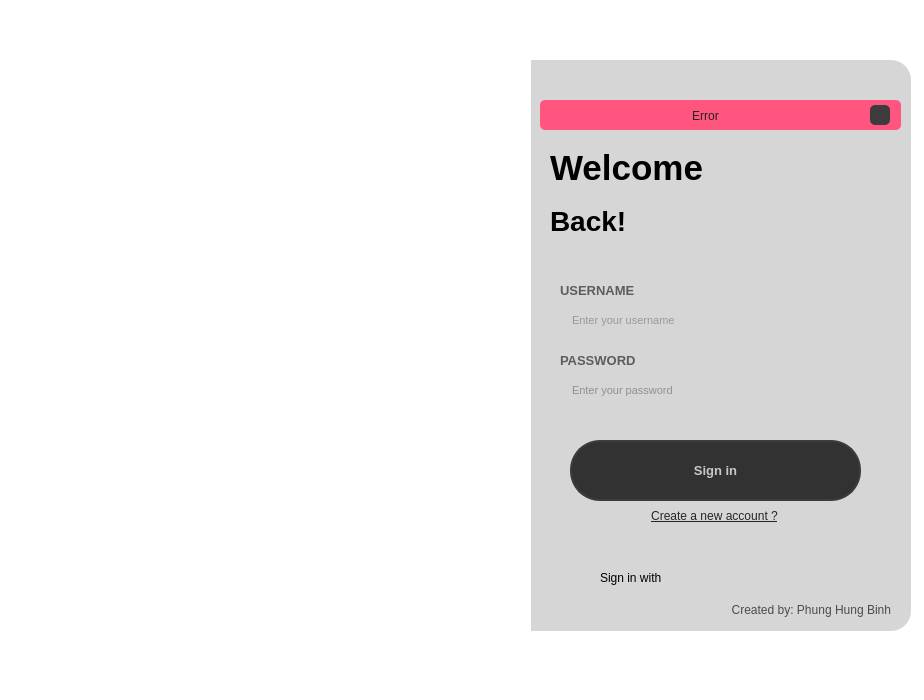
<?xml version="1.0" encoding="UTF-8"?>
<ui version="4.0">
 <class>MainWindow</class>
 <widget class="QMainWindow" name="MainWindow">
  <property name="geometry">
   <rect>
    <x>0</x>
    <y>0</y>
    <width>924</width>
    <height>700</height>
   </rect>
  </property>
  <property name="minimumSize">
   <size>
    <width>500</width>
    <height>700</height>
   </size>
  </property>
  <property name="font">
   <font>
    <family>Segoe UI</family>
    <pointsize>10</pointsize>
   </font>
  </property>
  <property name="windowTitle">
   <string>Login</string>
  </property>
  <property name="windowIcon">
   <iconset resource="../GUI Designer Source/Login_PyQt5/file_rc.qrc">
    <normaloff>:/Icon/Images/Icon.ico</normaloff>:/Icon/Images/Icon.ico</iconset>
  </property>
  <property name="styleSheet">
   <string notr="true">color: rgb(200, 200, 200);
background-color: rgb(10, 10, 10);</string>
  </property>
  <widget class="QWidget" name="centralwidget">
   <property name="styleSheet">
    <string notr="true">background-color: rgb(255, 255, 255);</string>
   </property>
   <layout class="QVBoxLayout" name="verticalLayout">
    <property name="spacing">
     <number>0</number>
    </property>
    <property name="leftMargin">
     <number>0</number>
    </property>
    <property name="topMargin">
     <number>0</number>
    </property>
    <property name="rightMargin">
     <number>0</number>
    </property>
    <property name="bottomMargin">
     <number>0</number>
    </property>
    <item>
     <widget class="QFrame" name="content">
      <property name="maximumSize">
       <size>
        <width>16777215</width>
        <height>600</height>
       </size>
      </property>
      <property name="styleSheet">
       <string notr="true"/>
      </property>
      <property name="frameShape">
       <enum>QFrame::NoFrame</enum>
      </property>
      <property name="frameShadow">
       <enum>QFrame::Raised</enum>
      </property>
      <widget class="QFrame" name="login_area">
       <property name="geometry">
        <rect>
         <x>530</x>
         <y>10</y>
         <width>381</width>
         <height>571</height>
        </rect>
       </property>
       <property name="maximumSize">
        <size>
         <width>450</width>
         <height>660</height>
        </size>
       </property>
       <property name="styleSheet">
        <string notr="true">border-top-right-radius: 20px;
border-bottom-right-radius: 20px;
background-color: rgb(214, 214, 214);</string>
       </property>
       <property name="frameShape">
        <enum>QFrame::NoFrame</enum>
       </property>
       <property name="frameShadow">
        <enum>QFrame::Raised</enum>
       </property>
       <widget class="QLabel" name="label_credits">
        <property name="geometry">
         <rect>
          <x>10</x>
          <y>540</y>
          <width>351</width>
          <height>20</height>
         </rect>
        </property>
        <property name="font">
         <font>
          <family>Segoe UI</family>
         </font>
        </property>
        <property name="styleSheet">
         <string notr="true">color: rgb(75, 75, 75);</string>
        </property>
        <property name="text">
         <string>Created by: Phung Hung Binh</string>
        </property>
        <property name="alignment">
         <set>Qt::AlignRight|Qt::AlignTrailing|Qt::AlignVCenter</set>
        </property>
       </widget>
       <widget class="QStackedWidget" name="stackedWidget">
        <property name="geometry">
         <rect>
          <x>0</x>
          <y>80</y>
          <width>361</width>
          <height>461</height>
         </rect>
        </property>
        <property name="currentIndex">
         <number>1</number>
        </property>
        <widget class="QWidget" name="Sign_up">
         <widget class="QLabel" name="label">
          <property name="geometry">
           <rect>
            <x>20</x>
            <y>0</y>
            <width>161</width>
            <height>51</height>
           </rect>
          </property>
          <property name="font">
           <font>
            <family>Segoe UI</family>
            <pointsize>23</pointsize>
            <weight>75</weight>
            <bold>true</bold>
           </font>
          </property>
          <property name="styleSheet">
           <string notr="true">color: rgb(0, 0, 0);</string>
          </property>
          <property name="text">
           <string>Sign Up</string>
          </property>
          <property name="alignment">
           <set>Qt::AlignLeading|Qt::AlignLeft|Qt::AlignTop</set>
          </property>
         </widget>
         <widget class="QPushButton" name="pushButton_login">
          <property name="geometry">
           <rect>
            <x>40</x>
            <y>320</y>
            <width>291</width>
            <height>61</height>
           </rect>
          </property>
          <property name="font">
           <font>
            <family>Segoe UI</family>
            <pointsize>10</pointsize>
            <weight>75</weight>
            <bold>true</bold>
           </font>
          </property>
          <property name="styleSheet">
           <string notr="true">QPushButton {	
	background-color: rgb(50, 50, 50);
	border: 2px solid rgb(60, 60, 60);
	border-radius: 30px;
}
QPushButton:hover {	
	background-color: rgb(60, 60, 60);
	border: 2px solid rgb(70, 70, 70);
}
QPushButton:pressed {	
	background-color: rgb(150, 150, 150);
	border: 2px solid rgb(255, 255, 255);
	color: rgb(35, 35, 35);
}</string>
          </property>
          <property name="text">
           <string>Get Stared</string>
          </property>
         </widget>
         <widget class="QLineEdit" name="lineEdit_user">
          <property name="geometry">
           <rect>
            <x>40</x>
            <y>130</y>
            <width>321</width>
            <height>41</height>
           </rect>
          </property>
          <property name="font">
           <font>
            <family>Segoe UI</family>
            <pointsize>8</pointsize>
           </font>
          </property>
          <property name="styleSheet">
           <string notr="true">QLineEdit {
	border-radius: 5px;
	background-color: transparent;	
	color: rgb(90, 90, 90);
}
QLineEdit:hover {
	background-color: rgb(241, 241, 241);
	border: 5px solid rgb(241, 241, 241);
}
QLineEdit:focus {
	border: 2px solid transparent;	
	color:rgb(0, 0, 0);
	border-bottom-color: rgb(0, 0, 0);
}</string>
          </property>
          <property name="text">
           <string/>
          </property>
          <property name="maxLength">
           <number>32</number>
          </property>
          <property name="placeholderText">
           <string>Enter your full name</string>
          </property>
         </widget>
         <widget class="QLabel" name="label_2">
          <property name="geometry">
           <rect>
            <x>20</x>
            <y>50</y>
            <width>341</width>
            <height>51</height>
           </rect>
          </property>
          <property name="styleSheet">
           <string notr="true">color: rgb(194, 194, 194);</string>
          </property>
          <property name="text">
           <string>&lt;html&gt;&lt;head/&gt;&lt;body&gt;&lt;p&gt;Direct from the best service coffee all over the world. &lt;/p&gt;&lt;p&gt;Delivered right to your door step.&lt;/p&gt;&lt;/body&gt;&lt;/html&gt;</string>
          </property>
         </widget>
         <widget class="QLabel" name="label_3">
          <property name="geometry">
           <rect>
            <x>30</x>
            <y>110</y>
            <width>161</width>
            <height>21</height>
           </rect>
          </property>
          <property name="font">
           <font>
            <family>Segoe UI</family>
            <pointsize>10</pointsize>
            <weight>75</weight>
            <bold>true</bold>
           </font>
          </property>
          <property name="styleSheet">
           <string notr="true">color: rgb(93, 93, 93);</string>
          </property>
          <property name="text">
           <string>FULL NAME</string>
          </property>
         </widget>
         <widget class="QLineEdit" name="lineEdit_user_3">
          <property name="geometry">
           <rect>
            <x>40</x>
            <y>200</y>
            <width>321</width>
            <height>41</height>
           </rect>
          </property>
          <property name="font">
           <font>
            <family>Segoe UI</family>
            <pointsize>8</pointsize>
           </font>
          </property>
          <property name="styleSheet">
           <string notr="true">QLineEdit {
	border-radius: 5px;
	background-color: transparent;	
	color: rgb(74, 74, 74);
}
QLineEdit:hover {
	background-color: rgb(241, 241, 241);
	border: 5px solid rgb(241, 241, 241);
}
QLineEdit:focus {
	border: 2px solid transparent;	
	color:rgb(0, 0, 0);
	border-bottom-color: rgb(0, 0, 0);
}</string>
          </property>
          <property name="text">
           <string/>
          </property>
          <property name="maxLength">
           <number>32</number>
          </property>
          <property name="placeholderText">
           <string>Enter your email address</string>
          </property>
         </widget>
         <widget class="QLabel" name="label_5">
          <property name="geometry">
           <rect>
            <x>30</x>
            <y>180</y>
            <width>191</width>
            <height>21</height>
           </rect>
          </property>
          <property name="font">
           <font>
            <family>Segoe UI</family>
            <pointsize>10</pointsize>
            <weight>75</weight>
            <bold>true</bold>
           </font>
          </property>
          <property name="styleSheet">
           <string notr="true">color: rgb(93, 93, 93);</string>
          </property>
          <property name="text">
           <string>PERSONAL MAIL</string>
          </property>
         </widget>
         <widget class="QLineEdit" name="lineEdit_user_4">
          <property name="geometry">
           <rect>
            <x>40</x>
            <y>270</y>
            <width>321</width>
            <height>41</height>
           </rect>
          </property>
          <property name="font">
           <font>
            <family>Segoe UI</family>
            <pointsize>8</pointsize>
           </font>
          </property>
          <property name="styleSheet">
           <string notr="true">QLineEdit {
	border-radius: 5px;
	background-color: transparent;	
	color: rgb(74, 74, 74);
}
QLineEdit:hover {
	background-color: rgb(241, 241, 241);
	border: 5px solid rgb(241, 241, 241);
}
QLineEdit:focus {
	border: 2px solid transparent;	
	color:rgb(0, 0, 0);
	border-bottom-color: rgb(0, 0, 0);
}</string>
          </property>
          <property name="text">
           <string/>
          </property>
          <property name="maxLength">
           <number>32</number>
          </property>
          <property name="placeholderText">
           <string>Enter your phone number</string>
          </property>
         </widget>
         <widget class="QLabel" name="label_6">
          <property name="geometry">
           <rect>
            <x>30</x>
            <y>250</y>
            <width>201</width>
            <height>21</height>
           </rect>
          </property>
          <property name="font">
           <font>
            <family>Segoe UI</family>
            <pointsize>10</pointsize>
            <weight>75</weight>
            <bold>true</bold>
           </font>
          </property>
          <property name="styleSheet">
           <string notr="true">color: rgb(93, 93, 93);</string>
          </property>
          <property name="text">
           <string>PHONE NUMBER</string>
          </property>
         </widget>
         <widget class="QPushButton" name="pushButton">
          <property name="geometry">
           <rect>
            <x>150</x>
            <y>420</y>
            <width>32</width>
            <height>32</height>
           </rect>
          </property>
          <property name="styleSheet">
           <string notr="true">background-image: url(:/social icons/icons/social/facebook.png);</string>
          </property>
          <property name="text">
           <string/>
          </property>
         </widget>
         <widget class="QPushButton" name="pushButton_2">
          <property name="geometry">
           <rect>
            <x>190</x>
            <y>420</y>
            <width>32</width>
            <height>32</height>
           </rect>
          </property>
          <property name="styleSheet">
           <string notr="true">background-image: url(:/social icons/icons/social/google.png);</string>
          </property>
          <property name="text">
           <string/>
          </property>
         </widget>
         <widget class="QPushButton" name="pushButton_4">
          <property name="geometry">
           <rect>
            <x>230</x>
            <y>420</y>
            <width>32</width>
            <height>32</height>
           </rect>
          </property>
          <property name="styleSheet">
           <string notr="true">background-image: url(:/social icons/icons/social/twitter.png);</string>
          </property>
          <property name="text">
           <string/>
          </property>
         </widget>
         <widget class="QPushButton" name="pushButton_login_2">
          <property name="geometry">
           <rect>
            <x>240</x>
            <y>380</y>
            <width>51</width>
            <height>31</height>
           </rect>
          </property>
          <property name="font">
           <font>
            <family>Segoe UI</family>
            <pointsize>9</pointsize>
            <weight>75</weight>
            <bold>true</bold>
            <underline>true</underline>
           </font>
          </property>
          <property name="styleSheet">
           <string notr="true">QPushButton {	
	background-color:transparent;
	border-radius: 5px;
	color: rgb(0, 0, 0);
}
QPushButton:hover {	
	color:rgb(186, 186, 186);
}
QPushButton:pressed {	
	background-color: rgb(250, 230, 0);
	border: 2px solid rgb(255, 165, 24);	
	color: rgb(35, 35, 35);
}</string>
          </property>
          <property name="text">
           <string>Log In</string>
          </property>
         </widget>
         <widget class="QLabel" name="label_4">
          <property name="geometry">
           <rect>
            <x>95</x>
            <y>389</y>
            <width>147</width>
            <height>16</height>
           </rect>
          </property>
          <property name="styleSheet">
           <string notr="true">color: rgb(0, 0, 0);</string>
          </property>
          <property name="text">
           <string>Already have a Account ?</string>
          </property>
         </widget>
         <widget class="QPushButton" name="pushButton_6">
          <property name="geometry">
           <rect>
            <x>270</x>
            <y>420</y>
            <width>32</width>
            <height>32</height>
           </rect>
          </property>
          <property name="styleSheet">
           <string notr="true">background-image: url(:/social icons/icons/social/instagram.png);</string>
          </property>
          <property name="text">
           <string/>
          </property>
         </widget>
         <widget class="QLabel" name="label_7">
          <property name="geometry">
           <rect>
            <x>60</x>
            <y>430</y>
            <width>71</width>
            <height>16</height>
           </rect>
          </property>
          <property name="styleSheet">
           <string notr="true">color: rgb(0, 0, 0);</string>
          </property>
          <property name="text">
           <string>Sign up with</string>
          </property>
         </widget>
        </widget>
        <widget class="QWidget" name="Sign_in">
         <widget class="QLabel" name="label_12">
          <property name="geometry">
           <rect>
            <x>30</x>
            <y>210</y>
            <width>191</width>
            <height>21</height>
           </rect>
          </property>
          <property name="font">
           <font>
            <family>Segoe UI</family>
            <pointsize>10</pointsize>
            <weight>75</weight>
            <bold>true</bold>
           </font>
          </property>
          <property name="styleSheet">
           <string notr="true">color: rgb(93, 93, 93);</string>
          </property>
          <property name="text">
           <string>PASSWORD</string>
          </property>
         </widget>
         <widget class="QLineEdit" name="lineEdit_user_6">
          <property name="geometry">
           <rect>
            <x>40</x>
            <y>160</y>
            <width>371</width>
            <height>41</height>
           </rect>
          </property>
          <property name="font">
           <font>
            <family>Segoe UI</family>
            <pointsize>8</pointsize>
           </font>
          </property>
          <property name="styleSheet">
           <string notr="true">QLineEdit {
	border-radius: 5px;
	background-color: transparent;	
	color: rgb(90, 90, 90);
}
QLineEdit:hover {
	background-color: rgb(241, 241, 241);
	border: 5px solid rgb(241, 241, 241);
}
QLineEdit:focus {
	border: 2px solid transparent;	
	color:rgb(0, 0, 0);
	border-bottom-color: rgb(0, 0, 0);
}</string>
          </property>
          <property name="text">
           <string/>
          </property>
          <property name="maxLength">
           <number>32</number>
          </property>
          <property name="placeholderText">
           <string>Enter your username</string>
          </property>
         </widget>
         <widget class="QLabel" name="label_14">
          <property name="geometry">
           <rect>
            <x>30</x>
            <y>140</y>
            <width>161</width>
            <height>21</height>
           </rect>
          </property>
          <property name="font">
           <font>
            <family>Segoe UI</family>
            <pointsize>10</pointsize>
            <weight>75</weight>
            <bold>true</bold>
           </font>
          </property>
          <property name="styleSheet">
           <string notr="true">color: rgb(93, 93, 93);</string>
          </property>
          <property name="text">
           <string>USERNAME</string>
          </property>
         </widget>
         <widget class="QLabel" name="label_15">
          <property name="geometry">
           <rect>
            <x>20</x>
            <y>8</y>
            <width>221</width>
            <height>51</height>
           </rect>
          </property>
          <property name="font">
           <font>
            <family>Segoe UI</family>
            <pointsize>26</pointsize>
            <weight>75</weight>
            <bold>true</bold>
           </font>
          </property>
          <property name="styleSheet">
           <string notr="true">color: rgb(0, 0, 0);</string>
          </property>
          <property name="text">
           <string>Welcome</string>
          </property>
          <property name="alignment">
           <set>Qt::AlignLeading|Qt::AlignLeft|Qt::AlignTop</set>
          </property>
         </widget>
         <widget class="QLineEdit" name="lineEdit_user_7">
          <property name="geometry">
           <rect>
            <x>40</x>
            <y>230</y>
            <width>371</width>
            <height>41</height>
           </rect>
          </property>
          <property name="font">
           <font>
            <family>Segoe UI</family>
            <pointsize>8</pointsize>
           </font>
          </property>
          <property name="styleSheet">
           <string notr="true">QLineEdit {
	border-radius: 5px;
	background-color: transparent;	
	color: rgb(74, 74, 74);
}
QLineEdit:hover {
	background-color: rgb(241, 241, 241);
	border: 5px solid rgb(241, 241, 241);
}
QLineEdit:focus {
	border: 2px solid transparent;	
	color:rgb(0, 0, 0);
	border-bottom-color: rgb(0, 0, 0);
}</string>
          </property>
          <property name="text">
           <string/>
          </property>
          <property name="maxLength">
           <number>32</number>
          </property>
          <property name="placeholderText">
           <string>Enter your password</string>
          </property>
         </widget>
         <widget class="QLabel" name="label_16">
          <property name="geometry">
           <rect>
            <x>20</x>
            <y>60</y>
            <width>191</width>
            <height>41</height>
           </rect>
          </property>
          <property name="font">
           <font>
            <family>Segoe UI</family>
            <pointsize>21</pointsize>
            <weight>75</weight>
            <bold>true</bold>
           </font>
          </property>
          <property name="styleSheet">
           <string notr="true">color: rgb(0, 0, 0);</string>
          </property>
          <property name="text">
           <string>Back!</string>
          </property>
          <property name="alignment">
           <set>Qt::AlignLeading|Qt::AlignLeft|Qt::AlignVCenter</set>
          </property>
         </widget>
         <widget class="QPushButton" name="pushButton_login_3">
          <property name="geometry">
           <rect>
            <x>40</x>
            <y>300</y>
            <width>291</width>
            <height>61</height>
           </rect>
          </property>
          <property name="font">
           <font>
            <family>Segoe UI</family>
            <pointsize>10</pointsize>
            <weight>75</weight>
            <bold>true</bold>
           </font>
          </property>
          <property name="styleSheet">
           <string notr="true">QPushButton {	
	background-color: rgb(50, 50, 50);
	border: 2px solid rgb(60, 60, 60);
	border-radius: 30px;
}
QPushButton:hover {	
	background-color: rgb(60, 60, 60);
	border: 2px solid rgb(70, 70, 70);
}
QPushButton:pressed {	
	background-color: rgb(150, 150, 150);
	border: 2px solid rgb(255, 255, 255);
	color: rgb(35, 35, 35);
}</string>
          </property>
          <property name="text">
           <string>Sign in</string>
          </property>
         </widget>
         <widget class="QPushButton" name="pushButton_login_5">
          <property name="geometry">
           <rect>
            <x>69</x>
            <y>365</y>
            <width>231</width>
            <height>21</height>
           </rect>
          </property>
          <property name="font">
           <font>
            <family>Segoe UI</family>
            <pointsize>9</pointsize>
            <weight>50</weight>
            <bold>false</bold>
            <underline>true</underline>
           </font>
          </property>
          <property name="styleSheet">
           <string notr="true">QPushButton {	
	background-color:transparent;
	border-radius: 5px;
	color: rgb(38, 38, 38);
}
QPushButton:hover {	
	color:rgb(186, 186, 186);
}
QPushButton:pressed {	
	background-color: rgb(250, 230, 0);
	border: 2px solid rgb(255, 165, 24);	
	color: rgb(35, 35, 35);
}</string>
          </property>
          <property name="text">
           <string>Create a new account ?</string>
          </property>
         </widget>
         <widget class="QPushButton" name="pushButton_login_4">
          <property name="geometry">
           <rect>
            <x>140</x>
            <y>510</y>
            <width>161</width>
            <height>31</height>
           </rect>
          </property>
          <property name="font">
           <font>
            <family>Segoe UI</family>
            <pointsize>10</pointsize>
            <weight>75</weight>
            <bold>true</bold>
            <underline>false</underline>
           </font>
          </property>
          <property name="styleSheet">
           <string notr="true">QPushButton {	
	background-color:transparent;
	border-radius: 5px;
	color: rgb(139, 139, 139);
}
QPushButton:hover {	
	color:rgb(186, 186, 186);
}
QPushButton:pressed {	
	background-color: rgb(250, 230, 0);
	border: 2px solid rgb(255, 165, 24);	
	color: rgb(35, 35, 35);
}</string>
          </property>
          <property name="text">
           <string>Forgot Password ?</string>
          </property>
         </widget>
         <widget class="QPushButton" name="pushButton_10">
          <property name="geometry">
           <rect>
            <x>280</x>
            <y>420</y>
            <width>32</width>
            <height>32</height>
           </rect>
          </property>
          <property name="styleSheet">
           <string notr="true">background-image: url(:/social icons/icons/social/instagram.png);</string>
          </property>
          <property name="text">
           <string/>
          </property>
         </widget>
         <widget class="QPushButton" name="pushButton_11">
          <property name="geometry">
           <rect>
            <x>200</x>
            <y>420</y>
            <width>32</width>
            <height>32</height>
           </rect>
          </property>
          <property name="styleSheet">
           <string notr="true">background-image: url(:/social icons/icons/social/google.png);</string>
          </property>
          <property name="text">
           <string/>
          </property>
         </widget>
         <widget class="QLabel" name="label_9">
          <property name="geometry">
           <rect>
            <x>70</x>
            <y>430</y>
            <width>71</width>
            <height>16</height>
           </rect>
          </property>
          <property name="styleSheet">
           <string notr="true">color: rgb(0, 0, 0);</string>
          </property>
          <property name="text">
           <string>Sign in with</string>
          </property>
         </widget>
         <widget class="QPushButton" name="pushButton_12">
          <property name="geometry">
           <rect>
            <x>240</x>
            <y>420</y>
            <width>32</width>
            <height>32</height>
           </rect>
          </property>
          <property name="styleSheet">
           <string notr="true">background-image: url(:/social icons/icons/social/twitter.png);</string>
          </property>
          <property name="text">
           <string/>
          </property>
         </widget>
         <widget class="QPushButton" name="pushButton_13">
          <property name="geometry">
           <rect>
            <x>160</x>
            <y>420</y>
            <width>32</width>
            <height>32</height>
           </rect>
          </property>
          <property name="styleSheet">
           <string notr="true">background-image: url(:/social icons/icons/social/facebook.png);</string>
          </property>
          <property name="text">
           <string/>
          </property>
         </widget>
         <zorder>label_12</zorder>
         <zorder>lineEdit_user_6</zorder>
         <zorder>label_14</zorder>
         <zorder>label_15</zorder>
         <zorder>lineEdit_user_7</zorder>
         <zorder>label_16</zorder>
         <zorder>pushButton_login_3</zorder>
         <zorder>pushButton_login_4</zorder>
         <zorder>pushButton_login_5</zorder>
         <zorder>pushButton_10</zorder>
         <zorder>pushButton_11</zorder>
         <zorder>label_9</zorder>
         <zorder>pushButton_12</zorder>
         <zorder>pushButton_13</zorder>
        </widget>
       </widget>
       <widget class="QFrame" name="frame_error">
        <property name="geometry">
         <rect>
          <x>10</x>
          <y>40</y>
          <width>361</width>
          <height>30</height>
         </rect>
        </property>
        <property name="maximumSize">
         <size>
          <width>450</width>
          <height>16777215</height>
         </size>
        </property>
        <property name="styleSheet">
         <string notr="true">background-color: rgb(255, 85, 127);
border-radius: 5px;</string>
        </property>
        <property name="frameShape">
         <enum>QFrame::StyledPanel</enum>
        </property>
        <property name="frameShadow">
         <enum>QFrame::Raised</enum>
        </property>
        <widget class="QLabel" name="label_error">
         <property name="geometry">
          <rect>
           <x>50</x>
           <y>5</y>
           <width>231</width>
           <height>21</height>
          </rect>
         </property>
         <property name="styleSheet">
          <string notr="true">color: rgb(35, 35, 35);</string>
         </property>
         <property name="text">
          <string>Error</string>
         </property>
         <property name="alignment">
          <set>Qt::AlignCenter</set>
         </property>
        </widget>
        <widget class="QPushButton" name="pushButton_close_pupup">
         <property name="geometry">
          <rect>
           <x>330</x>
           <y>5</y>
           <width>20</width>
           <height>20</height>
          </rect>
         </property>
         <property name="maximumSize">
          <size>
           <width>20</width>
           <height>20</height>
          </size>
         </property>
         <property name="styleSheet">
          <string notr="true">QPushButton {
	border-radius: 5px;	
	background-image: url(:/Close_Image/Images/cil-x.png);
	background-position: center;	
	background-color: rgb(60, 60, 60);
}
QPushButton:hover {
	background-color: rgb(50, 50, 50);	
	color: rgb(200, 200, 200);
}
QPushButton:pressed {
	background-color: rgb(35, 35, 35);	
	color: rgb(200, 200, 200);
}</string>
         </property>
         <property name="text">
          <string/>
         </property>
        </widget>
       </widget>
       <widget class="QPushButton" name="pushButton_5">
        <property name="geometry">
         <rect>
          <x>350</x>
          <y>10</y>
          <width>24</width>
          <height>24</height>
         </rect>
        </property>
        <property name="styleSheet">
         <string notr="true">QPushButton {
	border-radius: 5px;	
	
	
	background-image: url(:/images/images/log-out_2.png);
	background-position: center;	
	background-color: transparent;
}
</string>
        </property>
        <property name="text">
         <string/>
        </property>
       </widget>
      </widget>
      <widget class="QFrame" name="frame">
       <property name="geometry">
        <rect>
         <x>10</x>
         <y>10</y>
         <width>521</width>
         <height>571</height>
        </rect>
       </property>
       <property name="styleSheet">
        <string notr="true">background-image: url(:/images/images/Special Healthy Salad Restaurant Menu Instagram Post.png);
border-top-left-radius: 20px;
border-bottom-left-radius: 20px;</string>
       </property>
       <property name="frameShape">
        <enum>QFrame::StyledPanel</enum>
       </property>
       <property name="frameShadow">
        <enum>QFrame::Raised</enum>
       </property>
      </widget>
     </widget>
    </item>
   </layout>
  </widget>
 </widget>
 <resources>
  <include location="../GUI Designer Source/Login_PyQt5/file_rc.qrc"/>
  <include location="files.qrc"/>
  <include location="images.qrc"/>
 </resources>
 <connections/>
</ui>
